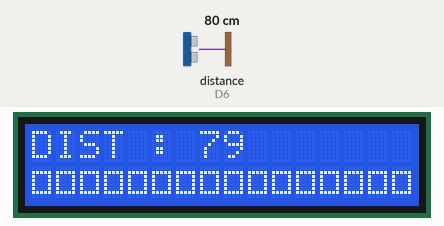
This sketch was run on a simulated ESP8266 (NodeMCU). On the bench: 16×2 character LCD. Wiring (inferred from the names in the program): ultrasonic range finder: trigger D5; echo D6. The test bench sets the inputs (shaded band); at power-on: distance to the obstacle (sensor on D6) 80 cm. The echo pulse lasts 58.3 µs per cm; what the sketch prints to the serial monitor is not drawn.

Above: at 1.3 s.
1.4 s: distance to the obstacle (sensor on D6) set to 27 cm
At 2.0 s:
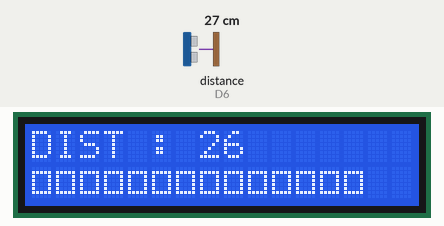
3.7 s: distance to the obstacle (sensor on D6) set to 2 cm
At 4.5 s:
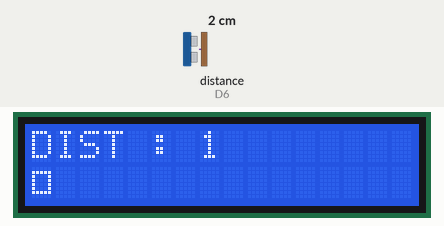
6.7 s: distance to the obstacle (sensor on D6) set to 9 cm
At 7.0 s:
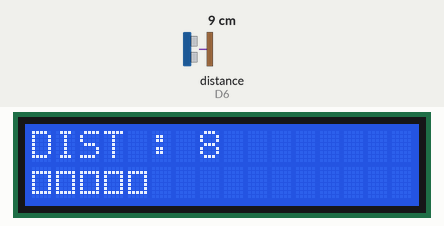
9.5 s: distance to the obstacle (sensor on D6) set to 18 cm
At 10.23 s:
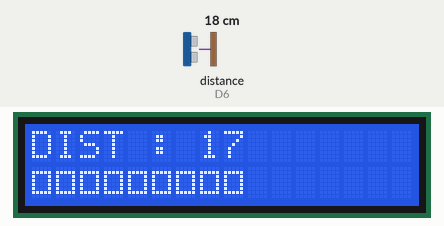
12.5 s: distance to the obstacle (sensor on D6) set to 13 cm
At 12.93 s:
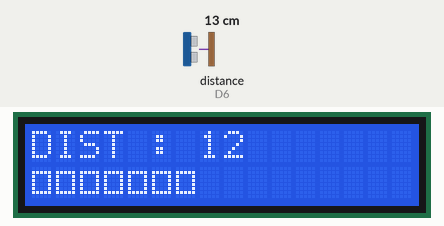
15.5 s: distance to the obstacle (sensor on D6) set to 299 cm
At 16.02 s:
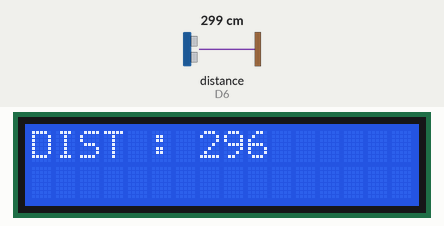

The sketch:

ultrasonic2beep.ino
```cpp
#include <Wire.h>

#include <hd44780.h>
#include <hd44780ioClass/hd44780_I2Cexp.h>

// #define BEEP_PIN 7

#define TRIGGER_PIN D5
#define ECHO_PIN D6

hd44780_I2Cexp lcd;
int count = 0;

void setup() {
  // 초기화

  Serial.begin(115200);
  pinMode(TRIGGER_PIN, OUTPUT);
  pinMode(ECHO_PIN, INPUT);
  // pinMode(BEEP_PIN, OUTPUT);

  lcd.init();
  lcd.clear();
  lcd.backlight();
  lcd.begin(16,2);
}

void loop() {

  float duration, distance;

  digitalWrite(TRIGGER_PIN, HIGH);
  delay(1);
  digitalWrite(TRIGGER_PIN, LOW);

  duration = pulseIn(ECHO_PIN, HIGH);
  distance = ((float) (duration * 340) / 10000) /2;

  lcd.clear();
  lcd.setCursor(0,0);
  lcd.print("DIST : ");
  lcd.print((int)distance);

  delay(100);

  Serial.println(distance);

  if (distance <= 0) {
    // noTone(BEEP_PIN);
    delay(50);
  }
  else if (distance < 5) {
    // tone(BEEP_PIN, 987);
    lcd.setCursor(0,1);
    lcd.write(219);
    delay(50);
  } else if (distance < 30) {
    int loop1 = (int)((distance + 10) / 5);
    lcd.setCursor(0,1);
    for (int i=0;i<distance/2;i++) {
      // lcd.print("O");
      lcd.write(219);
    }

    // 523 = C (도)
    // tone(BEEP_PIN, 523);
    delay(50);

    for (int i=0;i<loop1;i++) {
      // noTone(BEEP_PIN);
      delay(75);
    }
  } else {
    // noTone(BEEP_PIN);
    lcd.setCursor(0,1);
    for (int i=0;i<16;i++) {
      lcd.write(219);
    }
    delay(200);
  }
}
```

Measured:
- after the input at 1.4 s, the display: first changes after 0.08 s (image 1 shows a later state)
- after the input at 3.7 s, the display: first differs from a run without the input after 0.59 s (image 2 shows a later state)
- after the input at 6.7 s, the display: changes after 0.16 s (image 3)
- after the input at 9.5 s, the display: first differs from a run without the input after 0.41 s (image 4 shows a later state)
- after the input at 12.5 s, the display: first changes after 0.15 s (image 5 shows a later state)
- after the input at 15.5 s, the display: first differs from a run without the input after 0.46 s (image 6)
- what the display in image 1 shows lasts 0.6 s, from 1.6 s to 2.2 s
